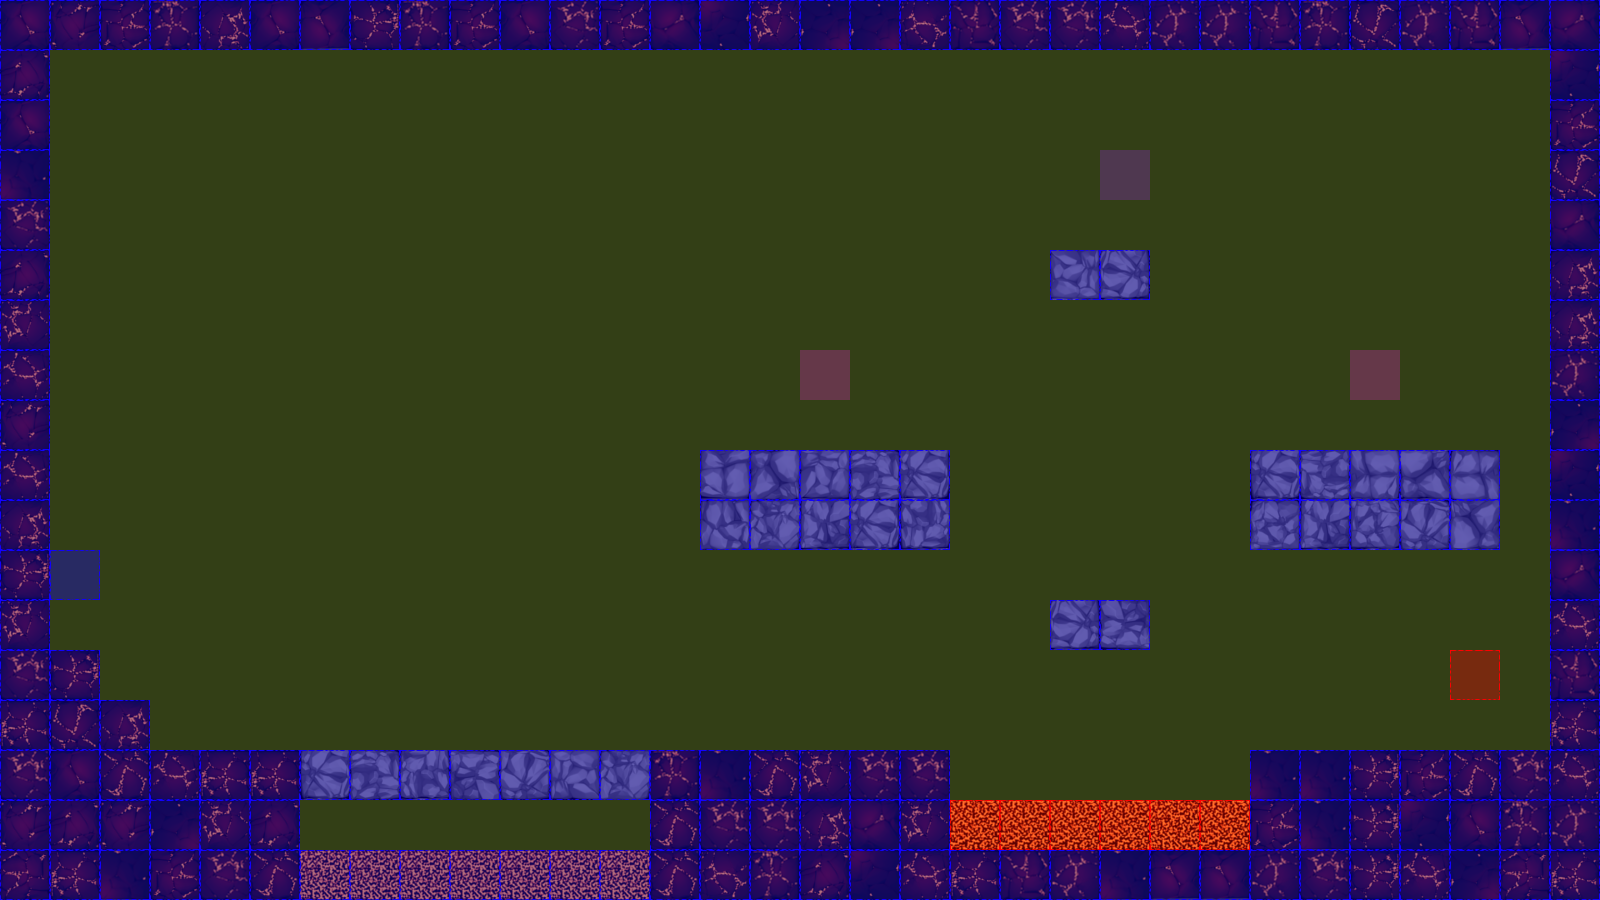

A 2D game scene composited from a Tiled map and its tileset images. What follows is a short description and the map's XML, with each tile layer's data collapsed to a summary:
An orthogonal 32x18 tile map with 50x50 px tiles, 3 tile layers (terrain, collision, event), 2 tilesets.

<map version="1.0" orientation="orthogonal" renderorder="left-up" width="32" height="18" tilewidth="50" tileheight="50" nextobjectid="3">
 <tileset firstgid="1" name="dungeonTile.png" tilewidth="50" tileheight="50" tilecount="64" columns="8">
  <image source="tiles/dungeonTile.png" width="400" height="400" />
 </tileset>
 <tileset firstgid="65" name="collisionTile" tilewidth="50" tileheight="50" tilecount="12" columns="3">
  <image source="tiles/collisionTile.png" width="150" height="200" />
 </tileset>
 <layer name="terrain" width="32" height="18">
  <data>[576 cells, 170 non-empty, 49 distinct tile ids]</data>
 </layer>
 <layer name="collision" width="32" height="18">
  <data>[576 cells, 576 non-empty, 3 distinct tile ids]</data>
 </layer>
 <layer name="event" width="32" height="18">
  <data>[576 cells, 5 non-empty, 4 distinct tile ids]</data>
 </layer>
</map>
